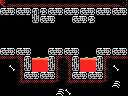

Rendered tile map (Tiled .tmx) drawn with the repository's tilesets; below, a short description and the full map source, tile grids included:
An orthogonal 16x12 tile map with 8x8 px tiles, 1 tile layer (Tile Layer 1) and 6 objects (2x item, big-item, 4x4-item, door-up, breakable-up).

<map version="1.0" orientation="orthogonal" renderorder="right-down" width="16" height="12" tilewidth="8" tileheight="8" nextobjectid="11">
 <properties>
  <property name="left" value="half-hole" />
  <property name="right" value="half-hole" />
 </properties>
 <tileset firstgid="1" name="tiles" tilewidth="8" tileheight="8" tilecount="256" columns="16">
  <image source="tiles.png" width="128" height="128" />
 </tileset>
 <layer name="Tile Layer 1" width="16" height="12">
  <data encoding="csv">
122,252,252,252,252,252,252,252,252,252,252,252,252,252,252,124,
103,104,103,104,105,165,103,104,103,104,103,104,103,104,103,104,
1,1,1,1,106,103,104,1,1,103,104,165,1,1,1,1,
1,1,1,1,1,1,1,1,1,1,1,1,1,1,1,1,
1,1,1,1,1,1,1,1,1,1,1,1,1,1,1,1,
1,1,1,1,1,1,1,1,1,1,1,1,1,1,1,1,
103,104,103,104,1,1,103,104,103,104,1,1,103,104,103,104,
254,254,125,105,98,98,105,126,125,105,98,98,105,126,254,254,
167,161,251,106,113,113,106,247,251,106,113,113,106,247,161,167,
167,167,251,103,104,103,104,247,251,103,104,103,104,247,167,167,
167,167,145,254,254,254,254,146,145,254,254,254,254,146,156,167,
167,167,167,167,167,167,167,156,161,167,167,167,167,167,167,167
</data>
 </layer>
 <objectgroup name="objects">
  <object id="1" type="item" x="104" y="32" width="16" height="16" />
  <object id="2" type="big-item" x="48" y="24" width="32" height="24" />
  <object id="7" type="4x4-item" x="96" y="16" width="32" height="32" />
  <object id="8" type="item" x="8" y="32" width="16" height="16" />
  <object id="9" type="door-up" x="48" y="0" width="32" height="16" />
  <object id="10" type="breakable-up" x="48" y="0" width="32" height="16" />
 </objectgroup>
</map>
